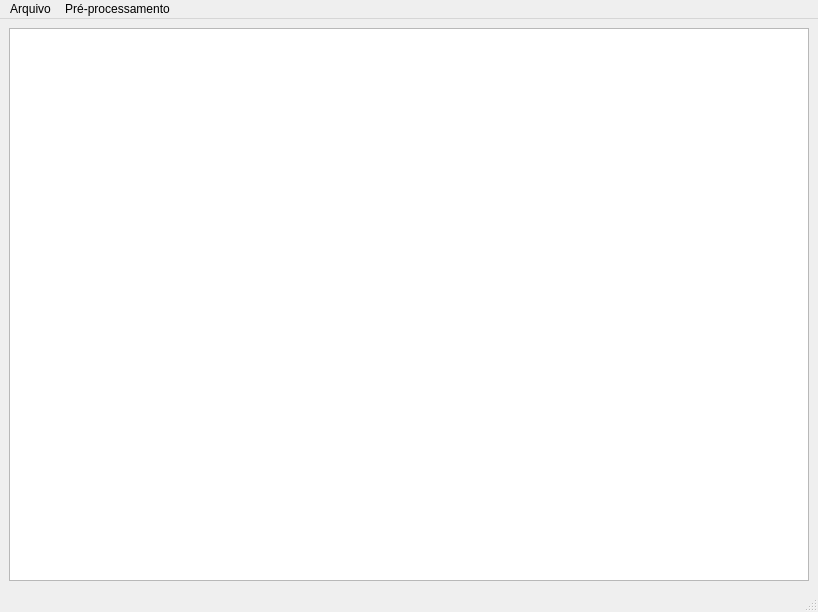
<?xml version="1.0" encoding="UTF-8"?>
<ui version="4.0">
 <class>MainWindow</class>
 <widget class="QMainWindow" name="MainWindow">
  <property name="geometry">
   <rect>
    <x>0</x>
    <y>0</y>
    <width>818</width>
    <height>612</height>
   </rect>
  </property>
  <property name="windowTitle">
   <string>RasterAsciiViewer - Visualizador de raster em texto</string>
  </property>
  <property name="windowIcon">
   <iconset resource="resources.qrc">
    <normaloff>:/images/icon.svg</normaloff>:/images/icon.svg</iconset>
  </property>
  <widget class="QWidget" name="centralwidget">
   <layout class="QHBoxLayout" name="horizontalLayout">
    <item>
     <widget class="QGraphicsView" name="graphicsView">
      <property name="renderHints">
       <set>QPainter::Antialiasing|QPainter::SmoothPixmapTransform</set>
      </property>
     </widget>
    </item>
   </layout>
  </widget>
  <widget class="QMenuBar" name="menubar">
   <property name="geometry">
    <rect>
     <x>0</x>
     <y>0</y>
     <width>818</width>
     <height>21</height>
    </rect>
   </property>
   <property name="defaultUp">
    <bool>true</bool>
   </property>
   <widget class="QMenu" name="menuArquivo">
    <property name="enabled">
     <bool>true</bool>
    </property>
    <property name="autoFillBackground">
     <bool>false</bool>
    </property>
    <property name="tearOffEnabled">
     <bool>false</bool>
    </property>
    <property name="title">
     <string>Arquivo</string>
    </property>
    <property name="separatorsCollapsible">
     <bool>false</bool>
    </property>
    <addaction name="actionCarregar"/>
   </widget>
   <widget class="QMenu" name="menuPreProcessar">
    <property name="title">
     <string>Pré-processamento</string>
    </property>
    <addaction name="actionGamma"/>
    <addaction name="actionNegativo"/>
   </widget>
   <addaction name="menuArquivo"/>
   <addaction name="menuPreProcessar"/>
  </widget>
  <widget class="QStatusBar" name="statusbar"/>
  <action name="actionCarregar">
   <property name="enabled">
    <bool>true</bool>
   </property>
   <property name="text">
    <string>Carregar...</string>
   </property>
   <property name="toolTip">
    <string>Carregar arquivo</string>
   </property>
  </action>
  <action name="actionGamma">
   <property name="text">
    <string>Gamma</string>
   </property>
  </action>
  <action name="actionNegativo">
   <property name="text">
    <string>Negativo</string>
   </property>
  </action>
 </widget>
 <resources>
  <include location="resources.qrc"/>
 </resources>
 <connections/>
</ui>
